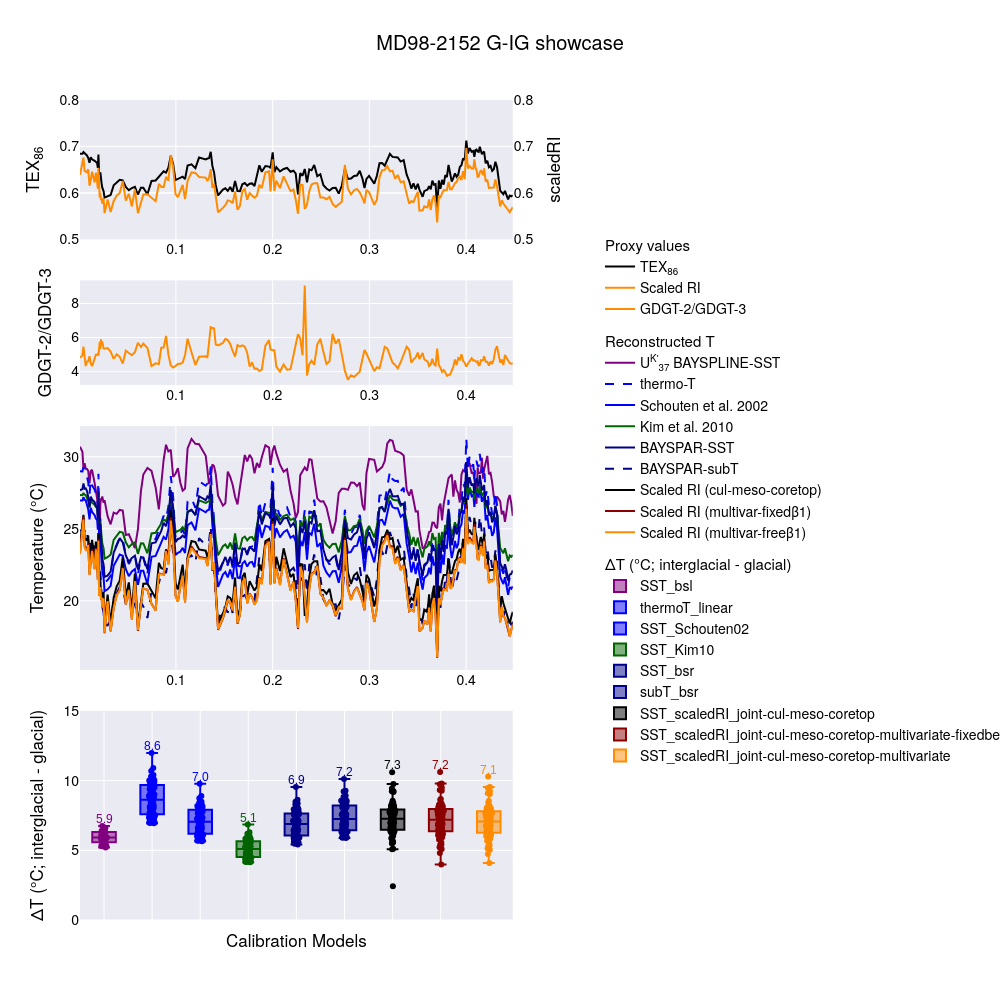

Here is the notebook cell this chart was saved with:
### Code cell
### set theme as seaborn
import plotly.io as pio
pio.templates.default = "seaborn"
import plotly.graph_objects as go
from plotly.subplots import make_subplots

# assume plot_data and diff_T_df are already defined

plot_data = paleo_tex_df2[paleo_tex_df2['TEX86']>0.5][
    paleo_tex_df2['gdgt23ratio']<10
].reset_index(drop=True)

# define the calibration models & colors for the boxplot panel
features = [
    'thermoT_linear', 'SST_Schouten02', 'SST_Kim10', 'SST_bsr',
    'subT_bsr', 'SST_scaledRI_joint-cul-meso-coretop',
    'SST_scaledRI_joint-cul-meso-coretop-multivariate-fixedbeta1',
    'SST_scaledRI_joint-cul-meso-coretop-multivariate'
]
box_colors = [
    'blue', 'blue', 'darkgreen', 'darkblue',
    'darkblue', 'black', 'darkred', 'darkorange'
]

fig = make_subplots(
    rows=4, cols=1,
    shared_xaxes=False,
    row_heights=[0.2, 0.15, 0.35, 0.30],
    vertical_spacing=0.05,
    specs=[
        [{"secondary_y": True}],
        [{}],
        [{}],
        [{}],
    ]
)

# ── Panel 1: TEX86 vs. scaledRI ───────────────────────────────────────────────
fig.add_trace(
    go.Scatter(
        x=plot_data['Age'],
        y=plot_data['TEX86'],
        name='TEX<sub>86</sub>',
        legendgroup='Proxy values',
        legendgrouptitle_text='Proxy values',
        line=dict(color='black')
    ),
    row=1, col=1, secondary_y=False
)
fig.add_trace(
    go.Scatter(
        x=plot_data['Age'],
        y=plot_data['scaledRI'],
        name='Scaled RI',
        legendgroup='Proxy values',
        legendgrouptitle_text='Proxy values',
        line=dict(color='darkorange')
    ),
    row=1, col=1, secondary_y=True
)
fig.update_yaxes(title_text="TEX<sub>86</sub>", row=1, col=1, secondary_y=False)
fig.update_yaxes(title_text="scaledRI", row=1, col=1, secondary_y=True)

### set primary and secondary y-axis ranges to be the same
fig.update_yaxes(
    range=[0.5, 0.8],
    row=1, col=1, secondary_y=False,
)
fig.update_yaxes(
    range=[0.5, 0.8],
    row=1, col=1, secondary_y=True
)


# ── Panel 2: gdgt23ratio ─────────────────────────────────────────────────────
fig.add_trace(
    go.Scatter(
        x=plot_data['Age'],
        y=plot_data['gdgt23ratio'],
        name='GDGT-2/GDGT-3',
        legendgroup='Proxy values',
        legendgrouptitle_text='Proxy values',
        line=dict(color='darkorange')
    ),
    row=2, col=1
)

fig.update_yaxes(title_text="GDGT-2/GDGT-3", row=2, col=1)

# ── Panel 3: all the SST reconstructions + 28–38°C band ────────────────────
sst_traces = [
    ("U<sup>K'</sup><sub>37</sub> BAYSPLINE-SST", paleo_uk_df['SST_bsl'], dict(color='purple')),
    ("thermo-T",          plot_data['thermoT_linear'],                    dict(dash='dash', color='blue')),
    ("Schouten et al. 2002", plot_data['SST_Schouten02'],                  dict(color='blue')),
    ("Kim et al. 2010",     plot_data['SST_Kim10'],                       dict(color='darkgreen')),
    ("BAYSPAR-SST",         plot_data['SST_bsr'],                         dict(color='darkblue')),
    ("BAYSPAR-subT",        plot_data['subT_bsr'],                        dict(dash='dash', color='darkblue')),
    ("Scaled RI (cul-meso-coretop)", plot_data['SST_scaledRI_joint-cul-meso-coretop'], dict(color='black')),
    ("Scaled RI (multivar-fixedβ1)", plot_data['SST_scaledRI_joint-cul-meso-coretop-multivariate-fixedbeta1'], dict(color='darkred')),
    ("Scaled RI (multivar-freeβ1)",plot_data['SST_scaledRI_joint-cul-meso-coretop-multivariate'],   dict(color='darkorange')),
]
for name, y, style in sst_traces:
    if name == 'UK37':
        fig.add_trace(
            go.Scatter(
                x=paleo_uk_df['Age'],
                y=y,
                name=name,
                legendgroup='Reconstructed T',
                legendgrouptitle_text='Reconstructed T',
                line=style,
                mode='markers+lines'
            ),
            row=3, col=1
        )
    else:
        fig.add_trace(
            go.Scatter(
                x=plot_data['Age'],
                y=y,
                name=name,
                legendgroup='Reconstructed T',
                legendgrouptitle_text='Reconstructed T',
                line=style
            ),
            row=3, col=1
        )



fig.update_yaxes(title_text="Temperature (°C)", row=3, col=1)

# ── Panel 4: Box + jitter for ΔT ──────────────────────────────────────────────
### calculate Diff T (mean of glacial (TEX86 < 0.61) - mean of interglacial (TEX86 > 0.67))
features = ['thermoT_linear', 'SST_Schouten02', 'SST_Kim10', 'SST_bsr',
            'subT_bsr', 'SST_scaledRI_joint-cul-meso-coretop',
            'SST_scaledRI_joint-cul-meso-coretop-multivariate-fixedbeta1',
            'SST_scaledRI_joint-cul-meso-coretop-multivariate']
diff_T = {}
diff_T['SST_bsl'] = abs(
    paleo_uk_df.loc[paleo_uk_df['UK37'] < 0.88, 'SST_bsl'].mean() -
    paleo_uk_df.loc[paleo_uk_df['UK37'] > 0.965, 'SST_bsl'])
for feature in features:
    diff_T[feature] = abs(
        plot_data.loc[plot_data['TEX86'] < 0.58, feature].mean() - 
        plot_data.loc[plot_data['TEX86'] > 0.65, feature]
    )
diff_T_df = pd.DataFrame(diff_T)
diff_T_df['Age'] = plot_data['Age']
diff_T_df['TEX86'] = plot_data['TEX86']
subset = diff_T_df[diff_T_df['TEX86'] > 0.64]
box_colors = [
    'purple','blue', 'blue', 'darkgreen', 'darkblue',
    'darkblue', 'black', 'darkred', 'darkorange'
]
features2 = ['SST_bsl','thermoT_linear', 'SST_Schouten02', 'SST_Kim10', 'SST_bsr',
            'subT_bsr', 'SST_scaledRI_joint-cul-meso-coretop',
            'SST_scaledRI_joint-cul-meso-coretop-multivariate-fixedbeta1',
            'SST_scaledRI_joint-cul-meso-coretop-multivariate']
for feat, col in zip(features2, box_colors):
    fig.add_trace(
        go.Box(
            y=subset[feat],
            name=feat,
            boxpoints='all',      # show all points
            jitter=0.3,           # spread them out
            pointpos=0,            # centered on category
            legendgroup='ΔT (°C; interglacial - glacial)',
            legendgrouptitle_text='ΔT (°C; interglacial - glacial)',
            showlegend=True,
            marker_color=col,
        ),
        row=4, col=1
    )
    # add median annotation
    med = subset[feat].median()
    max = subset[feat].max()
    fig.add_annotation(
        x=feat, y=max + 0.5,  # position above the max value
        text=f"{med:.1f}",
        showarrow=False,
        font=dict(color=col, size=12, family="Arial"),
        row=4, col=1
    )

fig.update_yaxes(
    title_text="ΔT (°C; interglacial - glacial)",
    row=4, col=1,
    range=[0, 15]
)


### remove x-axis tick labels for the boxplot panel
fig.update_xaxes(
    title_text="Calibration Models",
    tickvals=list(range(len(features))),
    ticktext=[''] * len(features),  # empty labels
    row=4, col=1
)

# fig.update_yaxes(title_text="ΔT (°C; PETM – pre-PETM)", row=4, col=1)

fig.update_layout(
    height=1000,
    width=1000,
    template='seaborn',
    font=dict(family="TeX Gyre Heros", size=14, color="black"),
    # margin=dict(l=20, r=20, t=20, b=20), 
    legend=dict(
        xref='container',  # position relative to the container
        yref='container',
        orientation="v",      # horizontal legend
        x=0.6,                # center it horizontally
        xanchor="left",  # anchor to the left side
        y=0.5,               # push it below the plot (tweak as needed)
        yanchor="middle",
        tracegroupgap=10,        # space between different legendgroups
        groupclick='toggleitem',  # click either entry to hide/show the whole group "togglegroup"
    ),
    title_text="MD98-2152 G-IG showcase"
)

fig.show()

### save the figure as an HTML file
fig.write_html(
    os.path.join(local_github_path, 'html_figures', 'MD98-2152_G-IG_showcase.html'),
    include_plotlyjs="cdn",   # pull Plotly.js from the CDN
    full_html=False           # only the <div>+<script>—no <html>/<body> wrapper
)

### Figure 1 — Plotly figure (JSON) as saved in the notebook; plotly's stock layout.template omitted (floating-point values rounded to 4 significant figures; data arrays with more than 128 entries replaced by an {"elided": "..."} marker saying what was removed)
{"data": [{"legendgroup": "Proxy values", "legendgrouptitle": {"text": "Proxy values"}, "line": {"color": "black"}, "name": "TEX<sub>86</sub>", "type": "scatter", "x": {"elided": "196 float values"}, "xaxis": "x", "y": {"elided": "196 float values"}, "yaxis": "y"}, {"legendgroup": "Proxy values", "legendgrouptitle": {"text": "Proxy values"}, "line": {"color": "darkorange"}, "name": "Scaled RI", "type": "scatter", "x": {"elided": "196 float values"}, "xaxis": "x", "y": {"elided": "196 float values"}, "yaxis": "y2"}, {"legendgroup": "Proxy values", "legendgrouptitle": {"text": "Proxy values"}, "line": {"color": "darkorange"}, "name": "GDGT-2/GDGT-3", "type": "scatter", "x": {"elided": "196 float values"}, "xaxis": "x2", "y": {"elided": "196 float values"}, "yaxis": "y3"}, {"legendgroup": "Reconstructed T", "legendgrouptitle": {"text": "Reconstructed T"}, "line": {"color": "purple"}, "name": "U<sup>K'</sup><sub>37</sub> BAYSPLINE-SST", "type": "scatter", "x": {"elided": "196 float values"}, "xaxis": "x3", "y": {"elided": "200 float values"}, "yaxis": "y4"}, {"legendgroup": "Reconstructed T", "legendgrouptitle": {"text": "Reconstructed T"}, "line": {"color": "blue", "dash": "dash"}, "name": "thermo-T", "type": "scatter", "x": {"elided": "196 float values"}, "xaxis": "x3", "y": {"elided": "196 float values"}, "yaxis": "y4"}, {"legendgroup": "Reconstructed T", "legendgrouptitle": {"text": "Reconstructed T"}, "line": {"color": "blue"}, "name": "Schouten et al. 2002", "type": "scatter", "x": {"elided": "196 float values"}, "xaxis": "x3", "y": {"elided": "196 float values"}, "yaxis": "y4"}, {"legendgroup": "Reconstructed T", "legendgrouptitle": {"text": "Reconstructed T"}, "line": {"color": "darkgreen"}, "name": "Kim et al. 2010", "type": "scatter", "x": {"elided": "196 float values"}, "xaxis": "x3", "y": {"elided": "196 float values"}, "yaxis": "y4"}, {"legendgroup": "Reconstructed T", "legendgrouptitle": {"text": "Reconstructed T"}, "line": {"color": "darkblue"}, "name": "BAYSPAR-SST", "type": "scatter", "x": {"elided": "196 float values"}, "xaxis": "x3", "y": {"elided": "196 float values"}, "yaxis": "y4"}, {"legendgroup": "Reconstructed T", "legendgrouptitle": {"text": "Reconstructed T"}, "line": {"color": "darkblue", "dash": "dash"}, "name": "BAYSPAR-subT", "type": "scatter", "x": {"elided": "196 float values"}, "xaxis": "x3", "y": {"elided": "196 float values"}, "yaxis": "y4"}, {"legendgroup": "Reconstructed T", "legendgrouptitle": {"text": "Reconstructed T"}, "line": {"color": "black"}, "name": "Scaled RI (cul-meso-coretop)", "type": "scatter", "x": {"elided": "196 float values"}, "xaxis": "x3", "y": {"elided": "196 float values"}, "yaxis": "y4"}, {"legendgroup": "Reconstructed T", "legendgrouptitle": {"text": "Reconstructed T"}, "line": {"color": "darkred"}, "name": "Scaled RI (multivar-fixedβ1)", "type": "scatter", "x": {"elided": "196 float values"}, "xaxis": "x3", "y": {"elided": "196 float values"}, "yaxis": "y4"}, {"legendgroup": "Reconstructed T", "legendgrouptitle": {"text": "Reconstructed T"}, "line": {"color": "darkorange"}, "name": "Scaled RI (multivar-freeβ1)", "type": "scatter", "x": {"elided": "196 float values"}, "xaxis": "x3", "y": {"elided": "196 float values"}, "yaxis": "y4"}, {"boxpoints": "all", "jitter": 0.3, "legendgroup": "ΔT (°C; interglacial - glacial)", "legendgrouptitle": {"text": "ΔT (°C; interglacial - glacial)"}, "marker": {"color": "purple"}, "name": "SST_bsl", "pointpos": 0, "showlegend": true, "type": "box", "xaxis": "x4", "y": [6.193, 5.854, null, null, null, null, null, null, null, null, null, null, null, null, null, 5.293, 6.338, 5.866, 5.986, null, 6.076, 6.744, 6.4, 6.377, 5.574, null, null, null, null, null, 5.473, 6.298, 6.135, null, 5.916, 6.281, 5.735, null, null, null, 5.331, 5.285, null, null, null, null, 5.192, 6.426, 6.662, 6.607, 5.919, 5.826, 5.771, 5.595, null, null, null, null, null, null, null, null, null, null, null, null, null, null, null, null, null, 5.437, null, null, null, 5.564, null, null, null, null, null], "yaxis": "y5"}, {"boxpoints": "all", "jitter": 0.3, "legendgroup": "ΔT (°C; interglacial - glacial)", "legendgrouptitle": {"text": "ΔT (°C; interglacial - glacial)"}, "marker": {"color": "blue"}, "name": "thermoT_linear", "pointpos": 0, "showlegend": true, "type": "box", "xaxis": "x4", "y": [9.682, 9.678, 9.967, 9.73, 9.695, 9.376, 8.936, 8.075, 9.065, 8.712, 8.433, 8.141, 8.037, 7.2, 9.52, null, null, 7.238, 9.354, 7.899, 7.596, 7.817, 7.141, 9.004, 8.683, 8.838, 8.896, 10.01, 7.535, 7.649, null, 7.526, 7.418, 7.154, 9.926, null, 7.33, 6.994, 7.184, 6.99, 6.933, null, 7.715, 7.02, 8.001, 8.04, 7.58, 8.788, 9.667, 9.122, 9.018, 9.027, 8.304, 8.543, 7.711, 7.354, 7.646, 8.854, 8.577, 11.99, 9.742, 10.7, 10.04, 10.17, 9.13, 10.3, 10.4, 10.07, 10.01, 10.9, 10.16, 9.576, 9.87, 10.07, 7.996, 8.448, 7.298, 7.522, 6.962, 8.255, 7.334], "yaxis": "y5"}, {"boxpoints": "all", "jitter": 0.3, "legendgroup": "ΔT (°C; interglacial - glacial)", "legendgrouptitle": {"text": "ΔT (°C; interglacial - glacial)"}, "marker": {"color": "blue"}, "name": "SST_Schouten02", "pointpos": 0, "showlegend": true, "type": "box", "xaxis": "x4", "y": [7.902, 7.899, 8.134, 7.941, 7.912, 7.652, 7.293, 6.59, 7.398, 7.11, 6.882, 6.644, 6.559, 5.876, 7.77, null, null, 5.907, 7.635, 6.447, 6.2, 6.38, 5.828, 7.349, 7.086, 7.213, 7.261, 8.17, 6.149, 6.243, null, 6.143, 6.054, 5.839, 8.101, null, 5.983, 5.708, 5.863, 5.705, 5.658, null, 6.297, 5.729, 6.53, 6.562, 6.187, 7.172, 7.89, 7.445, 7.36, 7.367, 6.778, 6.973, 6.293, 6.002, 6.24, 7.226, 7.0, 9.782, 7.951, 8.73, 8.195, 8.297, 7.452, 8.404, 8.491, 8.218, 8.168, 8.899, 8.293, 7.816, 8.055, 8.218, 6.526, 6.895, 5.956, 6.139, 5.682, 6.737, 5.985], "yaxis": "y5"}, {"boxpoints": "all", "jitter": 0.3, "legendgroup": "ΔT (°C; interglacial - glacial)", "legendgrouptitle": {"text": "ΔT (°C; interglacial - glacial)"}, "marker": {"color": "darkgreen"}, "name": "SST_Kim10", "pointpos": 0, "showlegend": true, "type": "box", "xaxis": "x4", "y": [5.65, 5.647, 5.8, 5.675, 5.656, 5.487, 5.25, 4.783, 5.32, 5.13, 4.978, 4.819, 4.762, 4.3, 5.563, null, null, 4.321, 5.475, 4.686, 4.52, 4.642, 4.268, 5.287, 5.114, 5.197, 5.229, 5.823, 4.486, 4.549, null, 4.481, 4.422, 4.275, 5.779, null, 4.373, 4.186, 4.292, 4.184, 4.151, null, 4.586, 4.2, 4.742, 4.764, 4.511, 5.17, 5.641, 5.35, 5.295, 5.299, 4.908, 5.038, 4.583, 4.386, 4.547, 5.206, 5.057, 6.849, 5.681, 6.184, 5.84, 5.905, 5.355, 5.975, 6.031, 5.855, 5.822, 6.292, 5.903, 5.593, 5.749, 5.855, 4.74, 4.987, 4.355, 4.479, 4.168, 4.881, 4.375], "yaxis": "y5"}, {"boxpoints": "all", "jitter": 0.3, "legendgroup": "ΔT (°C; interglacial - glacial)", "legendgrouptitle": {"text": "ΔT (°C; interglacial - glacial)"}, "marker": {"color": "darkblue"}, "name": "SST_bsr", "pointpos": 0, "showlegend": true, "type": "box", "xaxis": "x4", "y": [7.579, 7.652, 8.047, 7.685, 7.709, 7.532, 7.116, 6.393, 7.128, 6.929, 6.753, 6.483, 6.398, 5.679, 7.486, null, null, 5.683, 7.589, 6.364, 6.065, 6.207, 5.847, 7.162, 6.895, 7.139, 7.019, 7.948, 5.899, 6.141, null, 6.008, 5.83, 5.609, 7.934, null, 5.752, 5.616, 5.665, 5.462, 5.408, null, 6.186, 5.555, 6.361, 6.417, 6.06, 7.155, 7.666, 7.17, 7.139, 7.178, 6.614, 6.633, 6.292, 5.89, 6.099, 7.127, 6.766, 9.54, 7.754, 8.479, 7.886, 8.046, 7.332, 8.294, 8.356, 8.0, 7.866, 8.632, 8.094, 7.617, 7.634, 7.94, 6.528, 6.879, 5.828, 6.032, 5.59, 6.504, 5.921], "yaxis": "y5"}, {"boxpoints": "all", "jitter": 0.3, "legendgroup": "ΔT (°C; interglacial - glacial)", "legendgrouptitle": {"text": "ΔT (°C; interglacial - glacial)"}, "marker": {"color": "darkblue"}, "name": "subT_bsr", "pointpos": 0, "showlegend": true, "type": "box", "xaxis": "x4", "y": [8.286, 8.272, 8.418, 8.213, 8.427, 8.002, 7.634, 6.767, 7.632, 7.277, 7.147, 7.008, 6.844, 6.242, 8.081, null, null, 6.222, 8.049, 6.729, 6.357, 6.549, 6.079, 7.745, 7.273, 7.379, 7.526, 8.583, 6.333, 6.441, null, 6.45, 6.374, 6.079, 8.577, null, 6.276, 5.881, 6.1, 5.941, 5.944, null, 6.62, 5.904, 6.872, 6.825, 6.317, 7.379, 8.178, 7.588, 7.593, 7.622, 7.062, 7.222, 6.643, 6.3, 6.535, 7.566, 7.225, 10.11, 8.197, 9.226, 8.566, 8.564, 7.691, 8.828, 8.906, 8.551, 8.403, 9.264, 8.601, 8.104, 8.375, 8.538, 6.715, 7.125, 6.151, 6.467, 5.982, 6.896, 6.384], "yaxis": "y5"}, {"boxpoints": "all", "jitter": 0.3, "legendgroup": "ΔT (°C; interglacial - glacial)", "legendgrouptitle": {"text": "ΔT (°C; interglacial - glacial)"}, "marker": {"color": "black"}, "name": "SST_scaledRI_joint-cul-meso-coretop", "pointpos": 0, "showlegend": true, "type": "box", "xaxis": "x4", "y": [7.322, 9.176, 9.442, 7.772, 7.757, 7.651, 8.007, 5.869, 6.671, 7.7, 6.305, 7.578, 6.36, 5.479, 8.179, null, null, 6.53, 9.755, 8.309, 6.508, 7.614, 7.542, 7.037, 6.948, 6.494, 6.939, 8.022, 5.563, 6.0, null, 7.616, 7.759, 5.074, 9.234, null, 6.537, 7.114, 6.169, 2.424, 5.119, null, 6.213, 8.548, 7.018, 7.88, 7.925, 8.393, 7.743, 7.836, 6.803, 7.286, 6.326, 6.453, 6.389, 7.082, 6.628, 7.767, 6.744, 10.59, 8.125, 8.412, 8.096, 8.077, 9.228, 8.238, 7.912, 7.036, 7.091, 7.591, 7.897, 7.626, 7.246, 8.13, 6.411, 6.691, 5.548, 5.607, 5.629, 6.705, 5.791], "yaxis": "y5"}, {"boxpoints": "all", "jitter": 0.3, "legendgroup": "ΔT (°C; interglacial - glacial)", "legendgrouptitle": {"text": "ΔT (°C; interglacial - glacial)"}, "marker": {"color": "darkred"}, "name": "SST_scaledRI_joint-cul-meso-coretop-multivariate-fixedbeta1", "pointpos": 0, "showlegend": true, "type": "box", "xaxis": "x4", "y": [7.277, 9.318, 9.787, 7.768, 7.56, 7.545, 7.933, 5.769, 6.452, 7.497, 6.171, 7.615, 6.323, 5.414, 8.241, null, null, 6.5, 9.734, 8.13, 6.823, 7.707, 7.353, 6.991, 6.907, 6.393, 7.227, 8.677, 6.081, 5.573, null, 7.847, 8.117, 5.087, 9.484, null, 6.244, 6.908, 5.783, 3.981, 4.804, null, 5.938, 8.319, 6.721, 7.87, 8.155, 8.623, 7.756, 7.722, 6.565, 7.009, 6.113, 6.438, 5.898, 6.976, 6.611, 7.687, 6.547, 10.63, 8.01, 8.36, 8.093, 8.025, 9.268, 8.191, 7.813, 6.886, 6.867, 7.41, 7.84, 7.539, 7.143, 8.172, 6.215, 6.512, 5.222, 5.378, 5.449, 6.787, 5.91], "yaxis": "y5"}, {"boxpoints": "all", "jitter": 0.3, "legendgroup": "ΔT (°C; interglacial - glacial)", "legendgrouptitle": {"text": "ΔT (°C; interglacial - glacial)"}, "marker": {"color": "darkorange"}, "name": "SST_scaledRI_joint-cul-meso-coretop-multivariate", "pointpos": 0, "showlegend": true, "type": "box", "xaxis": "x4", "y": [7.142, 9.092, 9.543, 7.62, 7.409, 7.4, 7.774, 5.688, 6.342, 7.348, 6.076, 7.476, 6.234, 5.346, 8.074, null, null, 6.407, 9.466, 7.948, 6.749, 7.571, 7.21, 6.871, 6.793, 6.299, 7.134, 8.533, 6.046, 5.473, null, 7.718, 7.983, 5.039, 9.257, null, 6.133, 6.777, 5.682, 4.086, 4.729, null, 5.841, 8.124, 6.594, 7.718, 8.007, 8.445, 7.611, 7.567, 6.447, 6.873, 6.013, 6.348, 5.785, 6.853, 6.514, 7.536, 6.436, 10.29, 7.841, 8.177, 7.93, 7.862, 9.037, 8.017, 7.656, 6.765, 6.737, 7.267, 7.685, 7.395, 7.01, 8.008, 6.114, 6.405, 5.133, 5.294, 5.368, 6.693, 5.847], "yaxis": "y5"}], "layout": {"annotations": [{"font": {"color": "purple", "family": "Arial", "size": 12}, "showarrow": false, "text": "5.9", "x": "SST_bsl", "xref": "x4", "y": 7.244, "yref": "y5"}, {"font": {"color": "blue", "family": "Arial", "size": 12}, "showarrow": false, "text": "8.6", "x": "thermoT_linear", "xref": "x4", "y": 12.49, "yref": "y5"}, {"font": {"color": "blue", "family": "Arial", "size": 12}, "showarrow": false, "text": "7.0", "x": "SST_Schouten02", "xref": "x4", "y": 10.28, "yref": "y5"}, {"font": {"color": "darkgreen", "family": "Arial", "size": 12}, "showarrow": false, "text": "5.1", "x": "SST_Kim10", "xref": "x4", "y": 7.349, "yref": "y5"}, {"font": {"color": "darkblue", "family": "Arial", "size": 12}, "showarrow": false, "text": "6.9", "x": "SST_bsr", "xref": "x4", "y": 10.04, "yref": "y5"}, {"font": {"color": "darkblue", "family": "Arial", "size": 12}, "showarrow": false, "text": "7.2", "x": "subT_bsr", "xref": "x4", "y": 10.61, "yref": "y5"}, {"font": {"color": "black", "family": "Arial", "size": 12}, "showarrow": false, "text": "7.3", "x": "SST_scaledRI_joint-cul-meso-coretop", "xref": "x4", "y": 11.09, "yref": "y5"}, {"font": {"color": "darkred", "family": "Arial", "size": 12}, "showarrow": false, "text": "7.2", "x": "SST_scaledRI_joint-cul-meso-coretop-multivariate-fixedbeta1", "xref": "x4", "y": 11.13, "yref": "y5"}, {"font": {"color": "darkorange", "family": "Arial", "size": 12}, "showarrow": false, "text": "7.1", "x": "SST_scaledRI_joint-cul-meso-coretop-multivariate", "xref": "x4", "y": 10.79, "yref": "y5"}], "font": {"color": "black", "family": "TeX Gyre Heros", "size": 14}, "height": 1000, "legend": {"groupclick": "toggleitem", "orientation": "v", "tracegroupgap": 10, "x": 0.6, "xanchor": "left", "xref": "container", "y": 0.5, "yanchor": "middle", "yref": "container"}, "title": {"text": "MD98-2152 G-IG showcase"}, "width": 1000, "xaxis": {"anchor": "y", "domain": [0, 0.94]}, "xaxis2": {"anchor": "y3", "domain": [0, 0.94]}, "xaxis3": {"anchor": "y4", "domain": [0, 0.94]}, "xaxis4": {"anchor": "y5", "domain": [0, 0.94], "ticktext": ["", "", "", "", "", "", "", ""], "tickvals": [0, 1, 2, 3, 4, 5, 6, 7], "title": {"text": "Calibration Models"}}, "yaxis": {"anchor": "x", "domain": [0.83, 1], "range": [0.5, 0.8], "title": {"text": "TEX<sub>86</sub>"}}, "yaxis2": {"anchor": "x", "overlaying": "y", "range": [0.5, 0.8], "side": "right", "title": {"text": "scaledRI"}}, "yaxis3": {"anchor": "x2", "domain": [0.6525, 0.78], "title": {"text": "GDGT-2/GDGT-3"}}, "yaxis4": {"anchor": "x3", "domain": [0.305, 0.6025], "title": {"text": "Temperature (°C)"}}, "yaxis5": {"anchor": "x4", "domain": [0, 0.255], "range": [0, 15], "title": {"text": "ΔT (°C; interglacial - glacial)"}}}}
